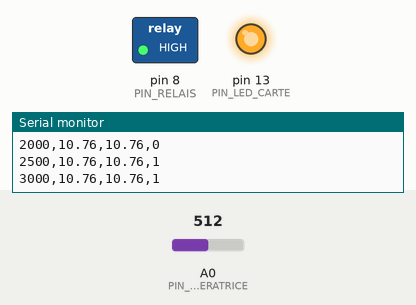
Simulated run of this sketch. Board: Arduino Uno, built with avr-gcc and run on an emulated ATmega328P. Shown: switched loads named in the sketch (green lamp = pin HIGH), output pins drawn as LEDs (lit = HIGH), the last lines printed to the serial monitor. Inputs (shaded band) come from the test bench; at power-on: A0 (PIN_GENERATRICE) = 512.

Above: at 3.4 s.
3.5 s: A0 (PIN_GENERATRICE) set to 124
5.2 s: A0 (PIN_GENERATRICE) set to 107
At 5.9 s:
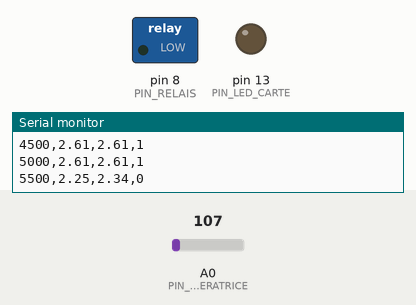
6.8 s: A0 (PIN_GENERATRICE) set to 306
At 8.6 s:
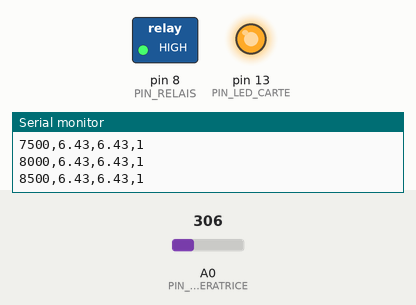
Timing chart, 0 to 10.1 s (numbered marks = the images above; inputs shaded):
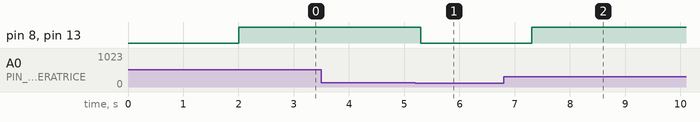

Measured:
- the behaviour switches between 119 and 118 on A0 (PIN_GENERATRICE) (found by bisection; images 0 and 1)
- after the input at 5.2 s, pin 8 (PIN_RELAIS), pin 13 (PIN_LED_CARTE): HIGH → LOW after 0.10 s
- after the input at 6.8 s, pin 8 (PIN_RELAIS), pin 13 (PIN_LED_CARTE): LOW → HIGH after 0.50 s

The sketch:

eolienne_2026.ino
```cpp
// Génératrice d'éolienne : version 2026 (réécrite à partir du programme et du montage de 2024)
//
// Ce qui change par rapport à 2024 (voir docs/brochage.md et le README) :
//  - la génératrice n'arrive plus directement sur A0 : redresseur, condensateur, pont diviseur
//    33 kΩ / 10 kΩ et diode Zener 5,1 V protègent l'entrée (jusqu'à environ 20 V mesurables) ;
//  - la tension est convertie en volts et lissée (moyenne glissante sur 8 mesures) ;
//  - hystérésis : relais fermé au-dessus de 3,0 V, ouvert sous 2,5 V (plus de claquements
//    quand le vent hésite autour du seuil) ;
//  - temps minimal de 2 s entre deux changements d'état du relais ;
//  - boucle non bloquante (millis), mesure toutes les 50 ms, une ligne CSV toutes les 500 ms ;
//  - la LED intégrée (D13) recopie l'état du relais.
// Le contact COM du relais doit être relié au +5 V pour que la LED (sur NO) s'allume.

const uint8_t PIN_GENERATRICE = A0;
const uint8_t PIN_RELAIS = 8;
const uint8_t PIN_LED_CARTE = LED_BUILTIN;

const float VREF = 5.0;                 // tension de référence du CAN (V)
const float R_HAUT = 33000.0;           // pont diviseur : génératrice → R_HAUT → A0 → R_BAS → GND
const float R_BAS = 10000.0;
const float RAPPORT = (R_HAUT + R_BAS) / R_BAS;   // 4,3

const float SEUIL_ON = 3.0;             // V côté génératrice (après redressement)
const float SEUIL_OFF = 2.5;            // V
const unsigned long PERIODE_MESURE = 50;        // ms
const unsigned long PERIODE_AFFICHAGE = 500;    // ms
const unsigned long DUREE_MIN_ETAT = 2000;      // ms entre deux commutations

const uint8_t N_MOYENNE = 8;
float mesures[N_MOYENNE];
uint8_t indice = 0;
bool tableauPlein = false;

bool relaisFerme = false;
unsigned long dernierChangement = 0;
unsigned long derniereMesure = 0;
unsigned long dernierAffichage = 0;

float lireTensionGeneratrice() {
  int brut = analogRead(PIN_GENERATRICE);
  return brut * VREF / 1023.0 * RAPPORT;
}

float moyenne() {
  uint8_t n = tableauPlein ? N_MOYENNE : indice;
  if (n == 0) return 0.0;
  float s = 0;
  for (uint8_t i = 0; i < n; i++) s += mesures[i];
  return s / n;
}

void commanderRelais(bool fermer, unsigned long maintenant) {
  if (fermer == relaisFerme) return;
  if (maintenant - dernierChangement < DUREE_MIN_ETAT) return;   // anti-claquement
  relaisFerme = fermer;
  dernierChangement = maintenant;
  digitalWrite(PIN_RELAIS, relaisFerme ? HIGH : LOW);
  digitalWrite(PIN_LED_CARTE, relaisFerme ? HIGH : LOW);
}

void setup() {
  pinMode(PIN_RELAIS, OUTPUT);
  pinMode(PIN_LED_CARTE, OUTPUT);
  digitalWrite(PIN_RELAIS, LOW);
  digitalWrite(PIN_LED_CARTE, LOW);
  Serial.begin(9600);
  Serial.println(F("t_ms,tension_V,moyenne_V,relais"));
}

void loop() {
  unsigned long maintenant = millis();

  if (maintenant - derniereMesure >= PERIODE_MESURE) {
    derniereMesure = maintenant;
    mesures[indice] = lireTensionGeneratrice();
    indice = (indice + 1) % N_MOYENNE;
    if (indice == 0) tableauPlein = true;

    float v = moyenne();
    if (!relaisFerme && v > SEUIL_ON) commanderRelais(true, maintenant);
    else if (relaisFerme && v < SEUIL_OFF) commanderRelais(false, maintenant);
  }

  if (maintenant - dernierAffichage >= PERIODE_AFFICHAGE) {
    dernierAffichage = maintenant;
    uint8_t dernier = (indice + N_MOYENNE - 1) % N_MOYENNE;
    Serial.print(maintenant);            Serial.print(',');
    Serial.print(mesures[dernier], 2);   Serial.print(',');
    Serial.print(moyenne(), 2);          Serial.print(',');
    Serial.println(relaisFerme ? 1 : 0);
  }
}
```
